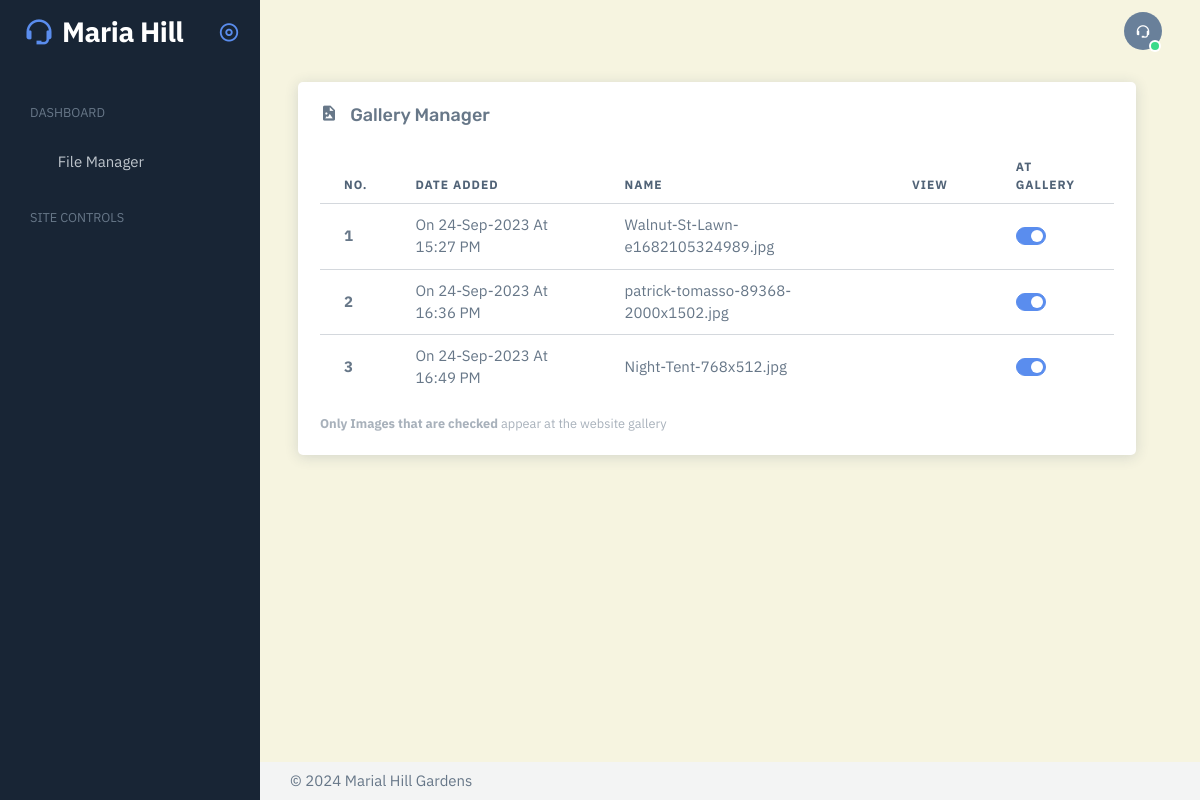
The page /gallery-manager/ (signed in) on the database its author committed.
### mariadmin/models.py (models this page shows, shortened)
class ImageAsset(models.Model):
    imageName = models.TextField(blank=False)
    imageSize = models.TextField(blank=False)
    imageData = models.ImageField(upload_to="assets/")
    uploadDate = models.DateTimeField(auto_now_add=True, blank=False, null=True)
    isGalleryItem = models.BooleanField(default=False)

### messenger/views.py (the view)
# urls.py: path('gallery-manager/', views.galleryControlPanel, name='gallery-control'),
@login_required(login_url='messenger:home')
@user_passes_test(isAdmin)
@cache_control(no_cache=True, must_revalidate=True, no_store=True)
def galleryControlPanel(request):
    pageContext = {
        'all_uploads': ControlUtils().getUploadsData()
    }
    return render(request, "mariadmin/sections/gallery-control.html", context=pageContext)

### messenger/views.py (called while the page is built)
def isAdmin(userInstance):
    return userInstance.is_authenticated and userInstance.is_superuser

    def getUploadsData(self, forGallery=False):
        if forGallery is False:
            attachedImages = ImageAsset.objects.all()
        else:
            attachedImages = ImageAsset.objects.filter(isGalleryItem=True)
        uploadsMetaData = [
            {
                'name': eachImageMeta.imageName,
                'data': eachImageMeta.imageData.url,
                'id': eachImageMeta.pk,
                'date': eachImageMeta.uploadDate.strftime("On %d-%b-%Y At %H:%M %p") if eachImageMeta.uploadDate else "",
                'for_gallery': eachImageMeta.isGalleryItem
            }
            for eachImageMeta in attachedImages
        ]
        return uploadsMetaData

### mariadmin/templates/mariadmin/sections/gallery-control.html (shortened to what this page needs)
{% extends "mariadmin/home-layout.html" %}
{% load static %}
{% block page_content %}
    <div class="row w-100">
        <section id="gallery-control">
            <div class="card mb-4 mx-2">
                <h5 class="card-header">
                    <i class='bx bxs-file-image bx-burst-hover me-2'></i>
                    Gallery Manager
                </h5>
                <div class="card-body demo-vertical-spacing demo-only-element">
                    <div class="mt-5">
                        <table class="table mb-3" id="page-register">
                            <thead>
                                <tr>
                                    <th>No.</th>
                                    <th>Date Added</th>
                                    <th>Name</th>
                                    <th>View</th>
                                    <th>At Gallery</th>
                                </tr>
                            </thead>
                            <tbody class="table-border-bottom-0">
                                {% for eachImageObject in all_uploads %}
                                    <tr>
                                        <td>
                                            <strong>{{ forloop.counter  }}</strong>
                                        </td>
                                        <td>{{ eachImageObject.date }}</td>
                                        <td>{{ eachImageObject.name }}</td>
                                        <td>
                                            <button class="btn bg-transparent text-dark text-center justify-content-center">
                                                <i class="fa-solid fa-expand image-display-trigger" data-image-url="{{ eachImageObject.data }}"></i>
                                            </button>
                                        </td>
                                        <td>
                                            <form action="#" data-gallery-form="{{ eachImageObject.id }}">
                                                <div class="form-check form-switch mb-md-0 mb-2">
                                                    <input class="form-check-input gallery-image-toggle" data-image-tag="{{ eachImageObject.id }}" type="checkbox"
                                                    {% if eachImageObject.for_gallery is True %}
                                                        checked
                                                    {% endif %}
                                                    >
                                                </div>
                                            </form>
                                        </td>
                                    </tr>
                                {% endfor %}
                            </tbody>
                        </table>
                        <div class="form-text" id="feature-gallery-update-alert">
                            <strong>Only Images that are checked</strong> appear at the website gallery
                        </div>
                    </div>
                </div>
            </div>
        </section>
    </div>
{% endblock %}

### mariadmin/static/mariadmin/local-update/frest/admin/assets/css/demo.css (style rules this page uses)
.demo-vertical-spacing > * { margin-top: 1rem !important; margin-bottom: 0 !important; }
.demo-vertical-spacing.demo-only-element > :first-child { margin-top: 0 !important; }

### rows shown on the page
ImageAsset: name "Walnut-St-Lawn-e1682105324989.jpg"
ImageAsset: name "patrick-tomasso-89368-2000x1502.jpg"
ImageAsset: name "Night-Tent-768x512.jpg"

### other values the page prints
{{ eachImageObject.date }} "On 24-Sep-2023 At 15:27 PM" "On 24-Sep-2023 At 16:36 PM" "On 24-Sep-2023 At 16:49 PM"
